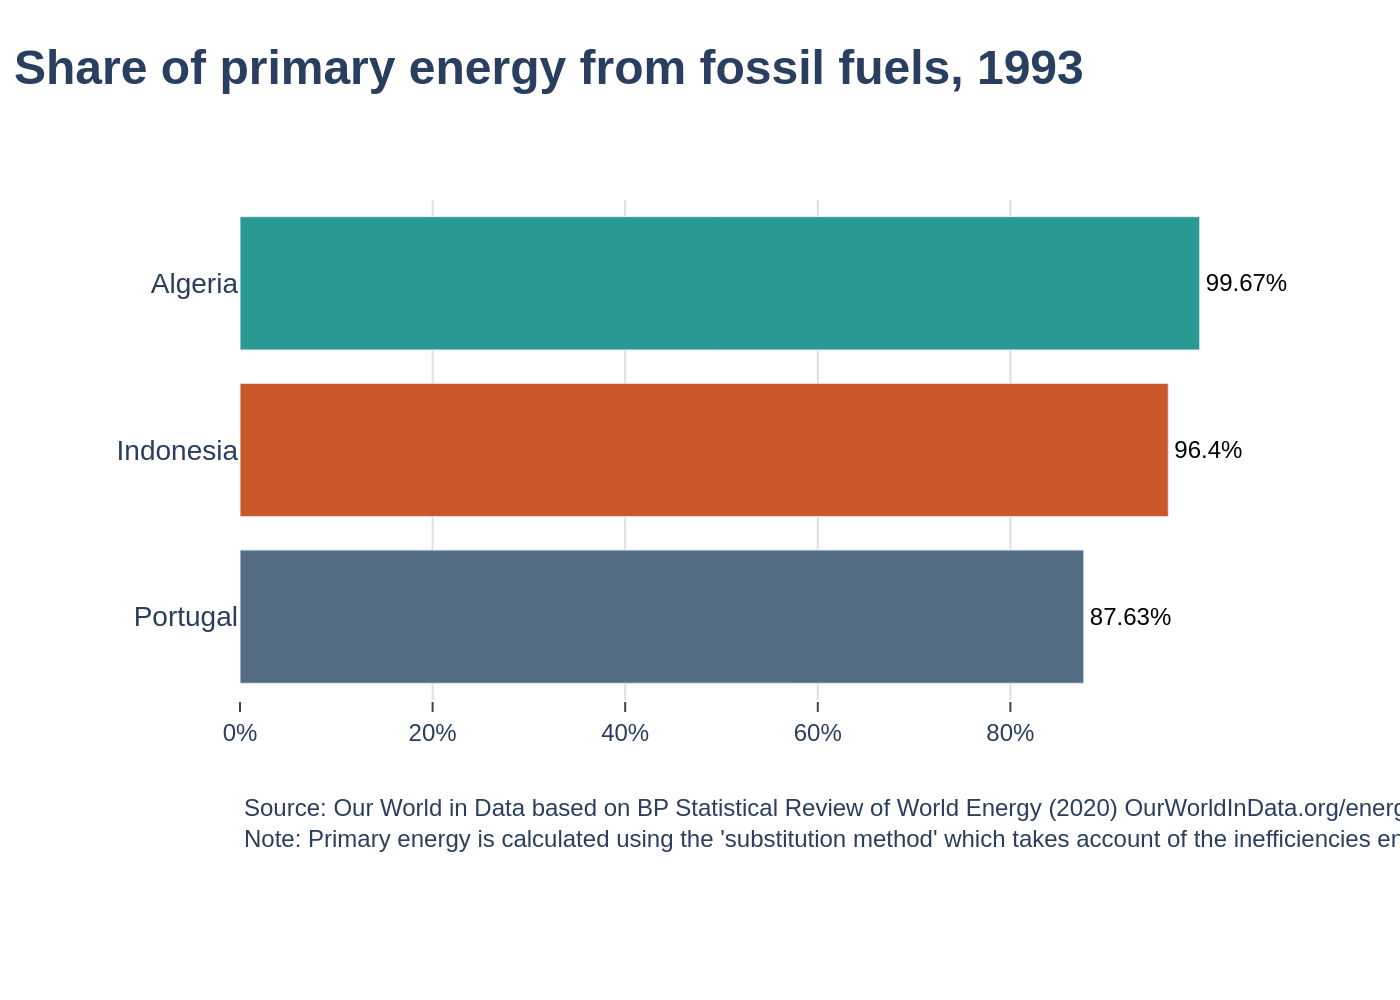

Source code (Python):
import sys
import json
import plotly.graph_objects as go
from pathlib import Path

if len(sys.argv) != 2:
    print("Usage: python create_chart.py <path_to_json_file>")
    sys.exit(1)

json_path = Path(sys.argv[1])
if not json_path.is_file():
    print(f"Error: JSON file not found at '{json_path}'")
    sys.exit(1)

output_filename_base = json_path.stem

with open(json_path, 'r', encoding='utf-8') as f:
    config = json.load(f)

chart_data = config['chart_data']
texts = config['texts']
colors = config['colors']

categories = [item['category'] for item in chart_data]
values = [item['value'] for item in chart_data]
text_labels = [f"{v:g}%" for v in values]

# Reverse data to display top-to-bottom correctly in Plotly's horizontal bar chart
categories.reverse()
values.reverse()
colors.reverse()
text_labels.reverse()

fig = go.Figure()

fig.add_trace(go.Bar(
    y=categories,
    x=values,
    orientation='h',
    marker=dict(color=colors),
    text=text_labels,
    textposition='outside',
    cliponaxis=False,
    textfont=dict(family="Arial", size=12, color='black')
))

fig.update_layout(
    title=dict(
        text=f"<b>{texts['title']}</b>",
        font=dict(family="Arial", size=24),
        x=0.01,
        y=0.95,
        xanchor='left',
        yanchor='top'
    ),
    xaxis=dict(
        showgrid=True,
        gridcolor='#e0e0e0',
        zeroline=False,
        ticks='outside',
        tickvals=[0, 20, 40, 60, 80],
        ticktext=['0%', '20%', '40%', '60%', '80%'],
        range=[0, 108]
    ),
    yaxis=dict(
        showgrid=False,
        zeroline=False,
        ticks='',
        tickfont=dict(size=14)
    ),
    annotations=[
        dict(
            text=texts['source'],
            showarrow=False,
            xref='paper',
            yref='paper',
            x=0,
            y=-0.18,
            xanchor='left',
            yanchor='top',
            align='left',
            font=dict(family="Arial", size=12)
        )
    ],
    plot_bgcolor='white',
    paper_bgcolor='white',
    margin=dict(l=120, r=60, t=100, b=150),
    showlegend=False,
    font=dict(family="Arial")
)

output_path = f"{output_filename_base}.png"
fig.write_image(output_path, scale=2)
print(f"Chart successfully saved to {output_path}")
